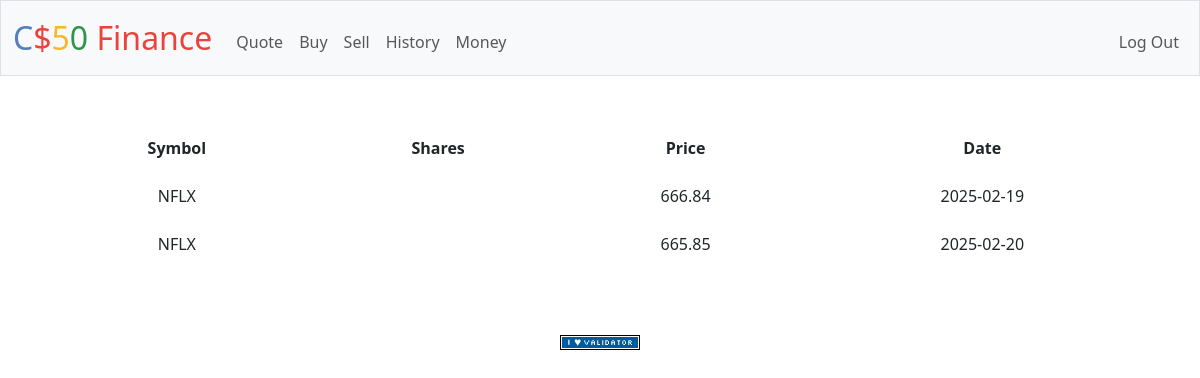
The app's page /history (signed in), older data.
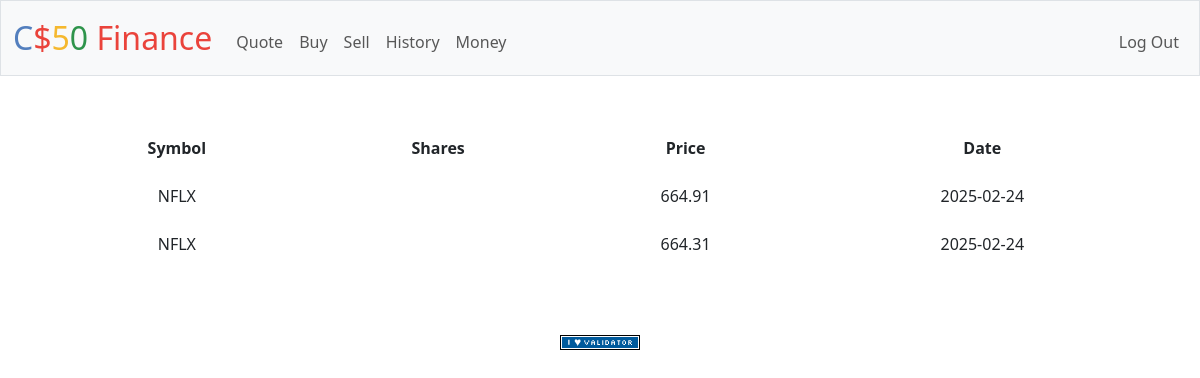
The same page, newer data.
### tables this page shows
CREATE TABLE transactions (
                id_user INTEGER,
                username TEXT NOT NULL, 
                symbol TEXT NOT NULL,
                price NUMERIC NOT NULL,
                date TEXT NOT NULL,
                type TEXT NOT NULL);

### app.py (the view)
@app.route("/history")
@login_required
def history():
    registrosAcoes = db.execute("SELECT * FROM transactions WHERE id_user = ?", session["user_id"])
    return render_template("history.html", registrosAcoes=registrosAcoes)

### app.py (called while the page is built)
@app.after_request
def after_request(response):
    response.headers["Cache-Control"] = "no-cache, no-store, must-revalidate"
    response.headers["Expires"] = 0
    response.headers["Pragma"] = "no-cache"
    return response

### helpers.py (called while the page is built)
def login_required(f):
    @wraps(f)
    def decorated_function(*args, **kwargs):
        if session.get("user_id") is None:
            return redirect("/login")
        return f(*args, **kwargs)
    return decorated_function

### templates/history.html (shortened to what this page needs)
{% extends "layout.html" %}
{% block main %}
    <table>
        <thead>
            <tr>
                <th>Symbol</th>
                <th>Shares</th>
                <th>Price</th>
                <th>Date</th>
            </tr>
        </thead>
        <tbody>
            <tr>
                {% for registrosAcoes in registrosAcoes %}
                    <tr>
                        <td>{{ registrosAcoes.symbol }}</td>
                        <td>{{ registrosAcoes.shares }}</td>
                        <td>{{ registrosAcoes.price }}</td>
                        <td>{{ registrosAcoes.date }}</td>
                    </tr>
                {% endfor %}
            </tr>
        </tbody>
    </table>
{% endblock %}

### templates/layout.html (shortened to what this page needs)
<!DOCTYPE html>
<html lang="en">
    <head>
        <link href="https://cdn.jsdelivr.net/npm/bootstrap@5.3.3/dist/css/bootstrap.min.css" rel="stylesheet">
        <link href="/static/styles.css" rel="stylesheet">
    </head>
    <body>
        <nav class="bg-light border navbar navbar-expand-md navbar-light">
            <div class="container-fluid">
                <a class="navbar-brand" href="/"><span class="blue">C</span><span class="red">$</span><span class="yellow">5</span><span class="green">0</span> <span class="red">Finance</span></a>
                <div class="collapse navbar-collapse" id="navbar">
                    {% if session["user_id"] %}
                        <ul class="navbar-nav me-auto mt-2">
                            <li class="nav-item"><a class="nav-link" href="/quote">Quote</a></li>
                            <li class="nav-item"><a class="nav-link" href="/buy">Buy</a></li>
                            <li class="nav-item"><a class="nav-link" href="/sell">Sell</a></li>
                            <li class="nav-item"><a class="nav-link" href="/history">History</a></li>
                            <li class="nav-item"><a class="nav-link" href="/money">Money</a></li>
                        </ul>
                        <ul class="navbar-nav ms-auto mt-2">
                            <li class="nav-item"><a class="nav-link" href="/logout">Log Out</a></li>
                        </ul>
                    {% else %}
                        <ul class="navbar-nav ms-auto mt-2">
                            <li class="nav-item"><a class="nav-link" href="/register">Register</a></li>
                            <li class="nav-item"><a class="nav-link" href="/login">Log In</a></li>
                        </ul>
                    {% endif %}
                </div>
            </div>
        </nav>
        <main class="container py-5 text-center">
            {% block main %}{% endblock %}
        </main>
        <footer class="mb-5">
            <form action="https://validator.w3.org/check" class="text-center" enctype="multipart/form-data" method="post" target="_blank">
                <input alt="Validate" src="/static/I_heart_validator.png" type="image">
            </form>
        </footer>
    </body>
</html>

### static/styles.css (style rules this page uses)
nav .navbar-brand { font-size: xx-large; }
nav .navbar-brand .blue { color: #537fbe; }
nav .navbar-brand .red { color: #ea433b; }
nav .navbar-brand .yellow { color: #f5b82e; }
nav .navbar-brand .green { color: #2e944b; }
table { background-color: transparent; margin-bottom: 1rem; width: 100%; }
table th, table td { padding: 0.75rem; vertical-align: middle; }

Row changes from the older to the newer data that the page shows:
changed transactions (number 1 of 2 on the later page): price "666.84" → "664.91"; date "2025-02-19" → "2025-02-24"
changed transactions (number 2 of 2 on the later page): price "665.85" → "664.31"; date "2025-02-20" → "2025-02-24"
